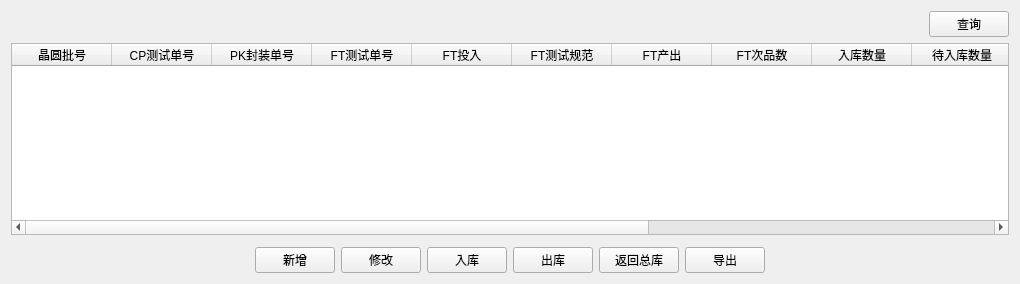
         <widget class="QWidget" name="tab_5">
          <attribute name="title">
           <string>FT测试订单</string>
          </attribute>
          <layout class="QGridLayout" name="gridLayout">
           <item row="0" column="0">
            <layout class="QHBoxLayout" name="horizontalLayout_13" stretch="5,0">
             <item>
              <spacer name="horizontalSpacer_18">
               <property name="orientation">
                <enum>Qt::Horizontal</enum>
               </property>
               <property name="sizeHint" stdset="0">
                <size>
                 <width>918</width>
                 <height>20</height>
                </size>
               </property>
              </spacer>
             </item>
             <item>
              <widget class="QPushButton" name="FT_managerQuery_pushButton">
               <property name="text">
                <string>查询</string>
               </property>
               <property name="icon">
                <iconset>
                 <normaloff>image/select.png</normaloff>image/select.png</iconset>
               </property>
               <property name="autoDefault">
                <bool>false</bool>
               </property>
              </widget>
             </item>
            </layout>
           </item>
           <item row="1" column="0">
            <widget class="QTableWidget" name="FT_tableWidget">
             <column>
              <property name="text">
               <string>晶圆批号</string>
              </property>
             </column>
             <column>
              <property name="text">
               <string>CP测试单号</string>
              </property>
             </column>
             <column>
              <property name="text">
               <string>PK封装单号</string>
              </property>
             </column>
             <column>
              <property name="text">
               <string>FT测试单号</string>
              </property>
             </column>
             <column>
              <property name="text">
               <string>FT投入</string>
              </property>
             </column>
             <column>
              <property name="text">
               <string>FT测试规范</string>
              </property>
             </column>
             <column>
              <property name="text">
               <string>FT产出</string>
              </property>
             </column>
             <column>
              <property name="text">
               <string>FT次品数</string>
              </property>
             </column>
             <column>
              <property name="text">
               <string>入库数量</string>
              </property>
             </column>
             <column>
              <property name="text">
               <string>待入库数量</string>
              </property>
             </column>
             <column>
              <property name="text">
               <string>FT良率</string>
              </property>
             </column>
             <column>
              <property name="text">
               <string>操作人员</string>
              </property>
             </column>
             <column>
              <property name="text">
               <string>操作时间</string>
              </property>
             </column>
             <column>
              <property name="text">
               <string>备注</string>
              </property>
             </column>
            </widget>
           </item>
           <item row="2" column="0">
            <widget class="QWidget" name="FT_widget" native="true">
             <property name="styleSheet">
              <string notr="true">font: 10pt &quot;黑体&quot;;</string>
             </property>
            </widget>
           </item>
           <item row="3" column="0">
            <layout class="QHBoxLayout" name="horizontalLayout_14" stretch="6,1,1,1,1,1,0,6">
             <item>
              <spacer name="horizontalSpacer_19">
               <property name="orientation">
                <enum>Qt::Horizontal</enum>
               </property>
               <property name="sizeHint" stdset="0">
                <size>
                 <width>40</width>
                 <height>20</height>
                </size>
               </property>
              </spacer>
             </item>
             <item>
              <widget class="QPushButton" name="FT_addMaterial_pushButton">
               <property name="text">
                <string>新增</string>
               </property>
               <property name="icon">
                <iconset>
                 <normaloff>image/add.png</normaloff>image/add.png</iconset>
               </property>
               <property name="autoDefault">
                <bool>false</bool>
               </property>
              </widget>
             </item>
             <item>
              <widget class="QPushButton" name="FT_alterMaterial_pushButton">
               <property name="text">
                <string>修改</string>
               </property>
               <property name="icon">
                <iconset>
                 <normaloff>image/main_exit.png</normaloff>image/main_exit.png</iconset>
               </property>
               <property name="autoDefault">
                <bool>false</bool>
               </property>
              </widget>
             </item>
             <item>
              <widget class="QPushButton" name="FT_inBound_pushButton">
               <property name="text">
                <string>入库</string>
               </property>
               <property name="icon">
                <iconset>
                 <normaloff>image/next.png</normaloff>image/next.png</iconset>
               </property>
               <property name="autoDefault">
                <bool>false</bool>
               </property>
              </widget>
             </item>
             <item>
              <widget class="QPushButton" name="FT_outBound_pushButton">
               <property name="text">
                <string>出库</string>
               </property>
               <property name="icon">
                <iconset>
                 <normaloff>image/pre.png</normaloff>image/pre.png</iconset>
               </property>
               <property name="autoDefault">
                <bool>false</bool>
               </property>
              </widget>
             </item>
             <item>
              <widget class="QPushButton" name="FT_returnALL_pushButton">
               <property name="text">
                <string>返回总库</string>
               </property>
               <property name="icon">
                <iconset>
                 <normaloff>image/first.png</normaloff>image/first.png</iconset>
               </property>
               <property name="autoDefault">
                <bool>false</bool>
               </property>
              </widget>
             </item>
             <item>
              <widget class="QPushButton" name="FT_managerOutExcel_pushBotton">
               <property name="text">
                <string>导出</string>
               </property>
               <property name="icon">
                <iconset>
                 <normaloff>image/excel.png</normaloff>image/excel.png</iconset>
               </property>
              </widget>
             </item>
             <item>
              <spacer name="horizontalSpacer_20">
               <property name="orientation">
                <enum>Qt::Horizontal</enum>
               </property>
               <property name="sizeHint" stdset="0">
                <size>
                 <width>40</width>
                 <height>20</height>
                </size>
               </property>
              </spacer>
             </item>
            </layout>
           </item>
          </layout>
         </widget>
